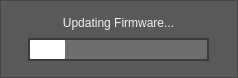
<?xml version="1.0" encoding="UTF-8"?>
<ui version="4.0">
 <class>FwProgressForm</class>
 <widget class="QWidget" name="FwProgressForm">
  <property name="geometry">
   <rect>
    <x>0</x>
    <y>0</y>
    <width>238</width>
    <height>78</height>
   </rect>
  </property>
  <property name="windowTitle">
   <string>Form</string>
  </property>
  <property name="styleSheet">
   <string notr="true">QWidget
{
	background: rgb(89, 89, 89);
}

/*-------QLabel-------*/
QLabel
{
	color: rgb(245, 245, 245);
	font: 12pt &quot;Futura PT&quot;;
}
   
/*---------- QProgress Bar ---------*/
QProgressBar 
{
border: 2px solid rgb(60, 60, 60);
padding: 0px;
background: rgb(110,110,110);
 }

QProgressBar::chunk
{
background-color: white;
border-radius: 1px;
}

</string>
  </property>
  <widget class="QFrame" name="warningFrame">
   <property name="geometry">
    <rect>
     <x>0</x>
     <y>0</y>
     <width>238</width>
     <height>78</height>
    </rect>
   </property>
   <property name="focusPolicy">
    <enum>Qt::NoFocus</enum>
   </property>
   <property name="styleSheet">
    <string notr="true"/>
   </property>
   <property name="frameShape">
    <enum>QFrame::StyledPanel</enum>
   </property>
   <property name="frameShadow">
    <enum>QFrame::Raised</enum>
   </property>
   <widget class="QFrame" name="warningSubFrame">
    <property name="geometry">
     <rect>
      <x>8</x>
      <y>8</y>
      <width>221</width>
      <height>61</height>
     </rect>
    </property>
    <property name="focusPolicy">
     <enum>Qt::NoFocus</enum>
    </property>
    <property name="styleSheet">
     <string notr="true">QFrame 
{
	background: none;
	border:none;
	font: 12pt &quot;Futura PT&quot;;
	color: rgb(242, 242, 242);
}
</string>
    </property>
    <property name="frameShape">
     <enum>QFrame::StyledPanel</enum>
    </property>
    <property name="frameShadow">
     <enum>QFrame::Raised</enum>
    </property>
    <widget class="QLabel" name="found">
     <property name="geometry">
      <rect>
       <x>0</x>
       <y>-1</y>
       <width>221</width>
       <height>31</height>
      </rect>
     </property>
     <property name="focusPolicy">
      <enum>Qt::NoFocus</enum>
     </property>
     <property name="styleSheet">
      <string notr="true"/>
     </property>
     <property name="text">
      <string>Updating Firmware...</string>
     </property>
     <property name="alignment">
      <set>Qt::AlignCenter</set>
     </property>
    </widget>
    <widget class="QProgressBar" name="progressBar">
     <property name="geometry">
      <rect>
       <x>20</x>
       <y>30</y>
       <width>181</width>
       <height>23</height>
      </rect>
     </property>
     <property name="focusPolicy">
      <enum>Qt::NoFocus</enum>
     </property>
     <property name="styleSheet">
      <string notr="true"/>
     </property>
     <property name="value">
      <number>20</number>
     </property>
     <property name="alignment">
      <set>Qt::AlignCenter</set>
     </property>
     <property name="textVisible">
      <bool>false</bool>
     </property>
    </widget>
    <widget class="QLabel" name="label">
     <property name="geometry">
      <rect>
       <x>20</x>
       <y>30</y>
       <width>181</width>
       <height>23</height>
      </rect>
     </property>
     <property name="text">
      <string/>
     </property>
     <property name="alignment">
      <set>Qt::AlignCenter</set>
     </property>
    </widget>
   </widget>
  </widget>
 </widget>
 <resources/>
 <connections/>
</ui>
